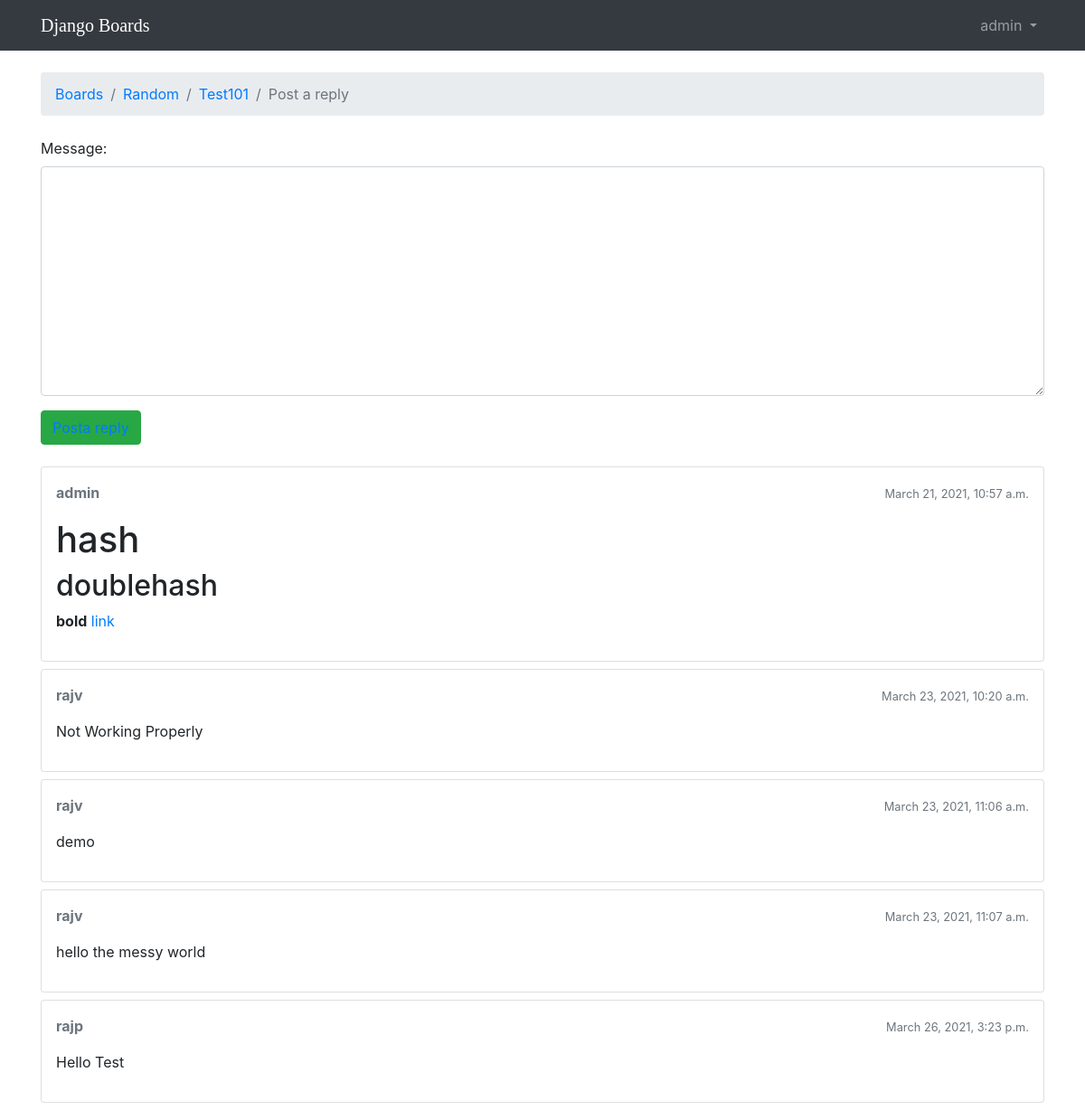
/boards/3/topics/2/reply/ (signed in), run on the app's committed database.
### boards/models.py (models this page shows, shortened)
class Topic(models.Model):
    subject = models.CharField(max_length=255)
    last_updated = models.DateTimeField(auto_now_add=True)
    board = models.ForeignKey(Board, related_name='topics',on_delete=models.CASCADE)
    starter = models.ForeignKey(User, related_name='topics',on_delete=models.CASCADE)
    views = models.PositiveIntegerField(default=0)

class Board(models.Model):
    name = models.CharField(max_length=30, unique=True)
    description = models.CharField(max_length=100)

class Post(models.Model):
    message = models.TextField(max_length=4000)
    topic = models.ForeignKey(Topic, related_name='posts',on_delete=models.CASCADE,)
    created_at = models.DateTimeField(auto_now_add=True)
    updated_at = models.DateTimeField(null=True)
    created_by = models.ForeignKey(User, related_name='posts',on_delete=models.CASCADE,)
    updated_by = models.ForeignKey(User, null=True, related_name='+',on_delete=models.CASCADE,)
    def get_message_as_markdown(self):
        return mark_safe(markdown(self.message, safe_mode='escape'))

### boards/views.py (the view)
# urls.py: path('boards/<pk>/topics/<topic_pk>/reply/',views.reply_topic,name='reply_topic'),
@login_required
def reply_topic(request, pk, topic_pk):
    topic = get_object_or_404(Topic, board__pk=pk, pk=topic_pk)
    if request.method == 'POST':
        form = PostForm(request.POST)
        if form.is_valid():
            post = form.save(commit=False)
            post.topic = topic
            post.created_by = request.user
            post.save()
            return redirect('topic_posts', pk=pk, topic_pk=topic_pk)
    else:
        form = PostForm()
    return render(request, 'reply_topic.html', {'topic': topic, 'form': form})

### boards/forms.py
class PostForm(forms.ModelForm):
    class Meta:
        model = Post
        fields = ['message', ]

### boards/templatetags/form_tags.py (called while the page is built)
@register.filter
def input_class(bound_field):
    css_class = ''
    if bound_field.form.is_bound:
        if bound_field.errors:
            css_class = 'is-invalid'
        elif field_type(bound_field) != 'PasswordInput':
            css_class = 'is-valid'
    return 'form-control {}'.format(css_class)

### templates/reply_topic.html (shortened to what this page needs)
{% extends 'base.html' %} {% load static %} {% block title %}Post a reply{% endblock %} {% block breadcrumb %}
<li class="breadcrumb-item"><a href="{% url 'home' %}">Boards</a></li>
<li class="breadcrumb-item"><a href="{% url 'board_topics' topic.board.pk %}">{{ topic.board.name }}</a></li>
<li class="breadcrumb-item"><a href="{% url 'topic_posts' topic.board.pk topic.pk %}">{{ topic.subject }}</a></li>
<li class="breadcrumb-item active">Post a reply</li>
{% endblock %} {% block content %}
<form method="post" class="mb-4">
    {% csrf_token %} {% include 'includes/form.html' %}
    <button type="submit" class="btn btn-success"><a href="{% url 'topic_posts' topic.board.pk topic.pk%}">Posta reply</a></button>
</form>
{% for post in topic.posts.all %}
<div class="card mb-2">
    <div class="card-body p-3">
        <div class="row mb-3">
            <div class="col-6">
                <strong class="text-muted">{{ post.created_by.username }}</strong>
            </div>
            <div class="col-6 text-right">
                <small class="text-muted">{{ post.created_at }}</small>
            </div>
        </div>
        {{ post.get_message_as_markdown }}
    </div>
</div>
{% endfor %} {% endblock %}

### templates/base.html (shortened to what this page needs)
{% load static %}
<!DOCTYPE html>
<html>
<head>
    <link rel="stylesheet" href="{% static 'css/bootstrap.min.css' %}">
    <link rel="stylesheet" href="{% static 'css/app.css' %}"> {% block stylesheet %}{% endblock %}
    <link rel="stylesheet" href="https://cdn.jsdelivr.net/simplemde/latest/simplemde.min.css">
</head>
<body>
    {% block body %}
    <nav class="navbar navbar-expand-sm navbar-dark bg-dark">
        <div class="container">
            <a class="navbar-brand" href="{% url 'home' %}">Django Boards</a>
            <div class="collapse navbar-collapse" id="mainMenu">
                {% if user.is_authenticated %}
                <ul class="navbar-nav ml-auto">
                    <li class="nav-item dropdown">
                        <a class="nav-link dropdown-toggle" href="#" id="userMenu" data-toggle="dropdown" aria-haspopup="true" aria-expanded="false">
                    {{ user.username }}
                  </a>
                    </li>
                </ul>
                {% else %}
                <form class="form-inline ml-auto">
                    <a href="{% url 'login' %}" class="btn btn-outline-secondary">Log in</a>
                    <a href="{% url 'signup' %}" class="btn btn-primary ml-2">Sign up</a>
                </form>
                {% endif %}
            </div>
        </div>
    </nav>
    <div class="container">
        <ol class="breadcrumb my-4">
            {% block breadcrumb %} {% endblock %}
        </ol>
        {% block content %} {% endblock %}
    </div>
    {% endblock body %}
</body>
</html>

### static/css/app.css (style rules this page uses)
.navbar-brand { font-family: 'Iceberg', cursive; }

### data on the page
Topic: board.name "Random", subject "Test101"
Post: created_by.username "admin", created_at "March 21, 2021, 10:57 a.m.", get_message_as_markdown "hash doublehash bold link"
Post: created_by.username "rajv", created_at "March 23, 2021, 10:20 a.m.", get_message_as_markdown "Not Working Properly"
Post: created_by.username "rajv", created_at "March 23, 2021, 11:06 a.m.", get_message_as_markdown "demo"
Post: created_by.username "rajv", created_at "March 23, 2021, 11:07 a.m.", get_message_as_markdown "hello the messy world"
Post: created_by.username "rajp", created_at "March 26, 2021, 3:23 p.m.", get_message_as_markdown "Hello Test"

### other printed values
{{ user.username }} "admin"
{{ field.label_tag }} "Message:"
